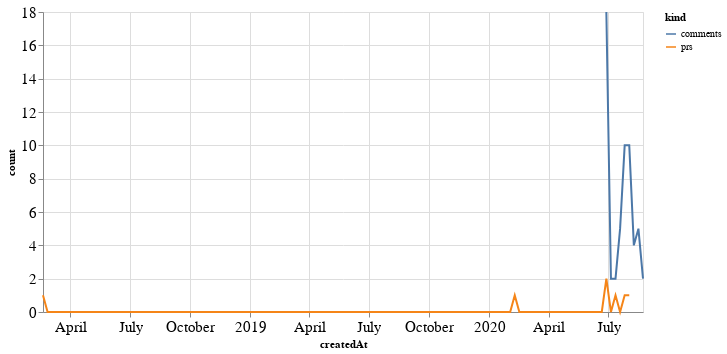

Notebook cell for this chart:
### Code cell
alt.Chart(total_time, width=600).mark_line().encode(
    x='createdAt',
    y='count',
    color='kind'
)

### Figure 1 — Vega-Lite specification as saved in the notebook (floating-point values rounded to 4 significant figures; data arrays with more than 128 entries replaced by an {"elided": "..."} marker saying what was removed)
{"config": {"axisLeft": {"labelFontSize": 15}, "axisBottom": {"labelFontSize": 15}}, "data": {"name": "data-ee6f48ce10c69b258d22bc467533a881"}, "mark": "line", "encoding": {"color": {"type": "nominal", "field": "kind"}, "x": {"type": "temporal", "field": "createdAt"}, "y": {"type": "quantitative", "field": "count"}}, "width": 600, "$schema": "https://vega.github.io/schema/vega-lite/v4.8.1.json", "datasets": {"data-ee6f48ce10c69b258d22bc467533a881": {"elided": "264 records"}}}
